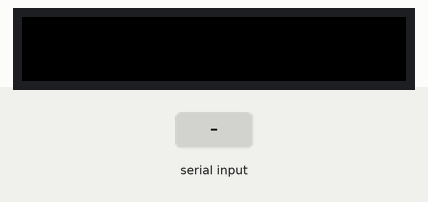
Recording of a sketch running on a simulated ESP32. On the bench: 192×32 colour display. Inputs (shaded band) come from the test bench. What the sketch prints to the serial monitor is not drawn.

Above: at 1.2 s.
1.3 s: "1\n" received over the second serial link
At 2.5 s:
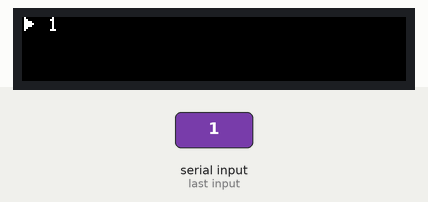
2.8 s: "0\n" received over the second serial link
At 3.9 s:
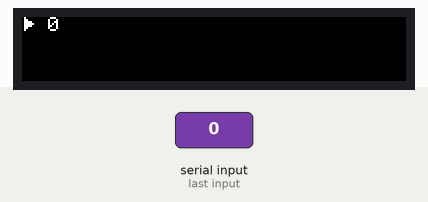
4.3 s: "2\n" received over the second serial link
At 5.3 s:
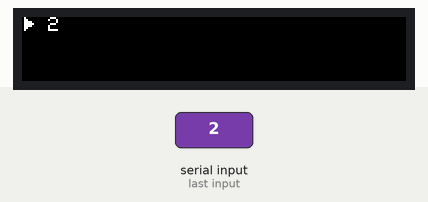
Timing chart, 0 to 7.3 s (numbered marks = the images above; inputs shaded):
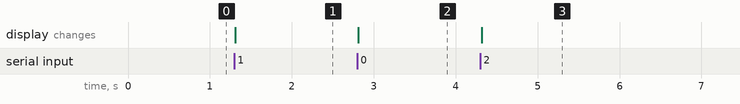

Measured:
- after the input at 1.3 s, the display: changes at once (image 1)
- after the input at 2.8 s, the display: changes at once (image 2)
- after the input at 4.3 s, the display: changes at once (image 3)

The sketch:

METRO_M0_COMM_SERIE_V1.ino
```cpp
#include <Adafruit_Protomatter.h>
#include <Adafruit_GFX.h>
//#include <Fonts/FreeMono9pt7b.h>

uint8_t rgbPins[]  = {2,3,4,5,6,7};
uint8_t addrPins[] = {A0,A1,A2,A3};
uint8_t clockPin   = 8;
uint8_t latchPin   = 10;
uint8_t oePin      = 9;

#define RXD2 11 // RX2 sur METRO
#define TXD2 12  // TX2 sur METRO

Adafruit_Protomatter matrix(
  192,          // Width of matrix (or matrices, if tiled horizontally)
  1,           // Bit depth, 1-6
  1, rgbPins,  // # of matrix chains, array of 6 RGB pins for each
  4, addrPins, // # of address pins (height is inferred), array of pins
  clockPin, latchPin, oePin, // Other matrix control pins
  false,       // No double-buffering here (see "doublebuffer" example)
  -1);         // Row tiling


// SETUP - RUNS ONCE AT PROGRAM START --------------------------------------

void setup(void) {
  Serial.begin(115200);
  Serial2.begin(9600, SERIAL_8N1, RXD2, TXD2);

  // Initialize matrix...
  ProtomatterStatus status = matrix.begin();
  Serial.print("Protomatter begin() status: ");
  Serial.println((int)status);
  if(status != PROTOMATTER_OK) {
    // DO NOT CONTINUE if matrix setup encountered an error.
    for(;;);
  }
}

// LOOP - RUNS REPEATEDLY AFTER SETUP --------------------------------------

void loop(void) {
   if (Serial2.available()) {
        String receivedMessage = Serial2.readStringUntil('\n');
        //Serial.print("Message reçu de l'Arduino : ");
        //Serial.println(receivedMessage);
        matrix.fillScreen(0); // Clear the background
        matrix.setCursor(1, 0);
        matrix.write(0x10);
        matrix.print(" ");
        matrix.println(receivedMessage);

        // Réponse à l'Arduino
        //Serial2.println("Hello Arduino !");
        matrix.show(); // Copy data to matrix buffers
    }

    delay(50);
}
```
